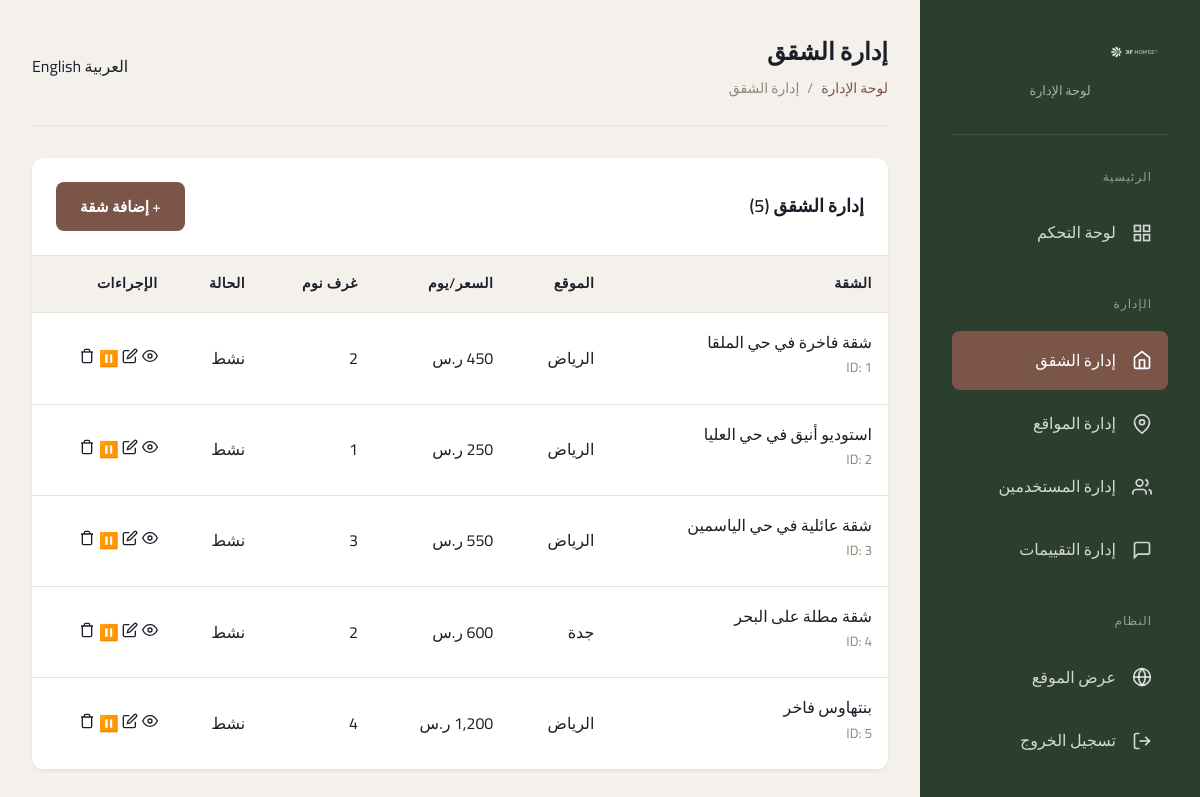
/pages/admin/apartments.php (signed in), run on the app's committed database.
### tables this page shows
CREATE TABLE IF NOT EXISTS apartments (
    id INT AUTO_INCREMENT PRIMARY KEY,
    title_ar VARCHAR(255) NOT NULL,
    title_en VARCHAR(255) NOT NULL,
    description_ar TEXT,
    description_en TEXT,
    address_ar VARCHAR(500),
    address_en VARCHAR(500),
    city_ar VARCHAR(100),
    city_en VARCHAR(100),
    price_per_day DECIMAL(10,2) NOT NULL,
    bedrooms INT DEFAULT 1,
    bathrooms INT DEFAULT 1,
    area_sqm DECIMAL(10,2),
    max_guests INT DEFAULT 2,
    floor_number INT,
    has_wifi TINYINT(1) DEFAULT 0,
    has_ac TINYINT(1) DEFAULT 1,
    has_kitchen TINYINT(1) DEFAULT 0,
    has_parking TINYINT(1) DEFAULT 0,
    has_tv TINYINT(1) DEFAULT 0,
    has_washer TINYINT(1) DEFAULT 0,
    has_pool TINYINT(1) DEFAULT 0,
    has_gym TINYINT(1) DEFAULT 0,
    latitude DECIMAL(10,8),
    longitude DECIMAL(11,8),
    status ENUM('active', 'inactive', 'maintenance') DEFAULT 'active',
    featured TINYINT(1) DEFAULT 0,
    view_count INT DEFAULT 0,
    created_at TIMESTAMP DEFAULT CURRENT_TIMESTAMP,
    updated_at TIMESTAMP DEFAULT CURRENT_TIMESTAMP ON UPDATE CURRENT_TIMESTAMP,
    INDEX idx_status (status),
    INDEX idx_city (city_en),
    INDEX idx_price (price_per_day),
    INDEX idx_featured (featured)
);

### includes/config.php (called while the page is built, shortened)
<?php
function generateCSRFToken() {
    return $_SESSION['csrf_token'];
}
function sanitizeOutput($data) {
    return htmlspecialchars($data, ENT_QUOTES, 'UTF-8');
}
function getCurrentLanguage() {
    return $_SESSION['lang'] ?? 'ar';
}
function __($key) {
    global $translations;
    $lang = getCurrentLanguage();
    return $translations[$lang][$key] ?? $key;
}
function formatPrice($price, $currency = null) {
    $lang = getCurrentLanguage();
    if ($currency === null) {
        $currency = $lang === 'ar' ? 'ر.س' : 'SAR';
    }
    return number_format($price, 0) . ' ' . $currency;
}

### pages/admin/apartments.php (the view, shortened to what this page needs)
<?php
require_once __DIR__ . '/../../includes/admin_header.php';
$page = max(1, (int)($_GET['page'] ?? 1));
$perPage = 10;
try {
    $db = getDB();
    $totalCount = $db->query("SELECT COUNT(*) FROM apartments")->fetchColumn();
    $pagination = paginate($totalCount, $perPage, $page);
    $stmt = $db->prepare("
        SELECT a.*,
               (SELECT image_path FROM apartment_images WHERE apartment_id = a.id AND is_primary = 1 LIMIT 1) as primary_image
        FROM apartments a
        ORDER BY a.created_at DESC
        LIMIT ? OFFSET ?
    ");
    $stmt->bindValue(1, $perPage, PDO::PARAM_INT);
    $stmt->bindValue(2, $pagination['offset'], PDO::PARAM_INT);
    $stmt->execute();
    $apartments = $stmt->fetchAll();
} catch (PDOException $e) {
    $apartments = [];
    $pagination = null;
}
?>
<div class="admin-card">
    <div class="admin-card-header">
        <h3><?php echo __('manage_apartments'); ?> (<?php echo $totalCount; ?>)</h3>
        <a href="<?php echo BASE_URL; ?>/pages/admin/apartment-form.php" class="btn btn-primary">
            + <?php echo __('add_apartment'); ?>
        </a>
    </div>
    <table class="admin-table">
        <thead>
            <tr>
                <th><?php echo $lang === 'ar' ? 'الشقة' : 'Apartment'; ?></th>
                <th><?php echo __('location'); ?></th>
                <th><?php echo $lang === 'ar' ? 'السعر/يوم' : 'Price/Day'; ?></th>
                <th><?php echo __('bedrooms'); ?></th>
                <th><?php echo __('status'); ?></th>
                <th><?php echo __('actions'); ?></th>
            </tr>
        </thead>
        <tbody>
            <?php if (!empty($apartments)): ?>
                <?php foreach ($apartments as $apartment): ?>
                <tr>
                    <td>
                        <div class="apartment-cell">
                            <div>
                                <div class="apartment-name">
                                    <?php echo sanitizeOutput($lang === 'ar' ? $apartment['title_ar'] : $apartment['title_en']); ?>
                                </div>
                                <div class="apartment-location">
                                    ID: <?php echo $apartment['id']; ?>
                                </div>
                            </div>
                        </div>
                    </td>
                    <td><?php echo sanitizeOutput($lang === 'ar' ? $apartment['city_ar'] : $apartment['city_en']); ?></td>
                    <td><?php echo formatPrice($apartment['price_per_day']); ?></td>
                    <td><?php echo $apartment['bedrooms']; ?></td>
                    <td>
                        <span class="status-badge <?php echo $apartment['status']; ?>">
                            <?php echo __($apartment['status']); ?>
                        </span>
                    </td>
                    <td>
                        <div class="actions">
                            <a href="<?php echo BASE_URL; ?>/pages/apartment.php?id=<?php echo $apartment['id']; ?>"
                               class="action-btn view" title="<?php echo __('view'); ?>" target="_blank"><svg width="16" height="16" viewBox="0 0 24 24" fill="none" stroke="currentColor" stroke-width="2"><path d="M1 12s4-8 11-8 11 8 11 8-4 8-11 8-11-8-11-8z"/><circle cx="12" cy="12" r="3"/></svg></a>
                            <a href="<?php echo BASE_URL; ?>/pages/admin/apartment-form.php?id=<?php echo $apartment['id']; ?>"
                               class="action-btn edit" title="<?php echo __('edit'); ?>"><svg width="16" height="16" viewBox="0 0 24 24" fill="none" stroke="currentColor" stroke-width="2"><path d="M11 4H4a2 2 0 00-2 2v14a2 2 0 002 2h14a2 2 0 002-2v-7"/><path d="M18.5 2.5a2.121 2.121 0 013 3L12 15l-4 1 1-4 9.5-9.5z"/></svg></a>
                            <a href="?action=toggle&id=<?php echo $apartment['id']; ?>&token=<?php echo generateCSRFToken(); ?>"
                               class="action-btn <?php echo $apartment['status'] === 'active' ? 'delete' : 'view'; ?>"
                               title="<?php echo $apartment['status'] === 'active' ? 'Deactivate' : 'Activate'; ?>">
                               <?php echo $apartment['status'] === 'active' ? '⏸️' : '▶️'; ?>
                            </a>
                            <a href="?action=delete&id=<?php echo $apartment['id']; ?>&token=<?php echo generateCSRFToken(); ?>"
                               class="action-btn delete"
                               title="<?php echo __('delete'); ?>"
                               onclick="return confirmDelete();"><svg width="16" height="16" viewBox="0 0 24 24" fill="none" stroke="currentColor" stroke-width="2"><polyline points="3,6 5,6 21,6"/><path d="M19,6v14a2,2,0,0,1-2,2H7a2,2,0,0,1-2-2V6M8,6V4a2,2,0,0,1,2-2h4a2,2,0,0,1,2,2V6"/></svg></a>
                        </div>
                    </td>
                </tr>
                <?php endforeach; ?>
            <?php endif; ?>
        </tbody>
    </table>
</div>
<?php require_once __DIR__ . '/../../includes/admin_footer.php'; ?>

### css/style.css (style rules this page uses)
:root { --desert-brown: #7A5548; --desert-brown-light: #8B6558; --desert-brown-dark: #5C4035; --leaf-green: #2C3E2D; --hills-green: #008B73; --light-brown: #8B8B7A; --pearl-white: #F4F1EC; --white: #FFFFFF; --midnight-black: #1B1F29; --text-primary: #1B1F29; --text-secondary: #5C5C5C; --text-muted: #8B8B7A; --border-color: #E5E2DD; --background: #F4F1EC; --success: #008B73; --warning: #D4A574; --error: #C75050; --space-xs: 0.25rem; --space-sm: 0.5rem; --space-md: 1rem; --space-lg: 1.5rem; --space-xl: 2rem; --space-2xl: 3rem; --radius-sm: 4px; --radius-md: 8px; --radius-lg: 12px; --shadow-sm: 0 1px 3px rgba(0,0,0,0.08); --shadow-md: 0 4px 12px rgba(0,0,0,0.1); --shadow-lg: 0 8px 24px rgba(0,0,0,0.12); --container-max: 1200px; }
*, *::before, *::after { box-sizing: border-box; margin: 0; padding: 0; }
html { scroll-behavior: smooth; }
body { font-family: 'Cairo', sans-serif; font-size: 1rem; line-height: 1.7; color: var(--text-primary); background: var(--pearl-white); min-height: 100vh; display: flex; flex-direction: column; }
a { color: inherit; text-decoration: none; }
.btn { display: inline-flex; align-items: center; justify-content: center; gap: 0.5rem; padding: 0.75rem 1.5rem; border: none; border-radius: var(--radius-md); font-family: inherit; font-size: 0.95rem; font-weight: 600; cursor: pointer; transition: all 0.2s; }
.btn-primary { background: var(--desert-brown); color: white; }
.apartment-location { display: flex; align-items: center; gap: 0.5rem; font-size: 0.85rem; color: var(--text-muted); margin-bottom: 0.5rem; }
.admin-card { background: var(--white); border-radius: var(--radius-lg); box-shadow: var(--shadow-sm); }
.admin-card-header { display: flex; justify-content: space-between; align-items: center; padding: 1.25rem 1.5rem; border-bottom: 1px solid var(--border-color); }
.admin-card-header h3 { font-size: 1rem; font-weight: 600; }

### css/admin.css (style rules this page uses)
.admin-card { background: var(--white); border-radius: var(--radius-lg); box-shadow: var(--shadow-sm); overflow: hidden; }
.admin-card-header { display: flex; justify-content: space-between; align-items: center; padding: var(--space-lg); border-bottom: 1px solid var(--border-color); }
.admin-card-header h3 { font-size: 1.125rem; margin: 0; }
.admin-table { width: 100%; border-collapse: collapse; }
.admin-table th, .admin-table td { padding: var(--space-md); text-align: left; border-bottom: 1px solid var(--border-color); }
[dir="rtl"] .admin-table th, [dir="rtl"] .admin-table td { text-align: right; }
.admin-table th { background: var(--pearl-white); font-weight: 600; color: var(--text-primary); font-size: 0.875rem; text-transform: uppercase; letter-spacing: 0.5px; }

### data on the page
apartments: title_ar "شقة فاخرة في حي الملقا", id "1", city_ar "الرياض", price_per_day "450 ر.س", bedrooms "2", status "نشط"
apartments: title_ar "استوديو أنيق في حي العليا", id "2", city_ar "الرياض", price_per_day "250 ر.س", bedrooms "1", status "نشط"
apartments: title_ar "شقة عائلية في حي الياسمين", id "3", city_ar "الرياض", price_per_day "550 ر.س", bedrooms "3", status "نشط"
apartments: title_ar "شقة مطلة على البحر", id "4", city_ar "جدة", price_per_day "600 ر.س", bedrooms "2", status "نشط"
apartments: title_ar "بنتهاوس فاخر", id "5", city_ar "الرياض", price_per_day "1,200 ر.س", bedrooms "4", status "نشط"

### other printed values
__('admin_panel') "لوحة الإدارة"
__('dashboard') "لوحة التحكم"
__('manage_apartments') "إدارة الشقق"
__('manage_locations') "إدارة المواقع"
__('manage_users') "إدارة المستخدمين"
__('manage_feedback') "إدارة التقييمات"
__('logout') "تسجيل الخروج"
__($pageTitle) "إدارة الشقق"
$totalCount "5"
__('add_apartment') "إضافة شقة"
__('location') "الموقع"
__('bedrooms') "غرف نوم"
__('status') "الحالة"
__('actions') "الإجراءات"
